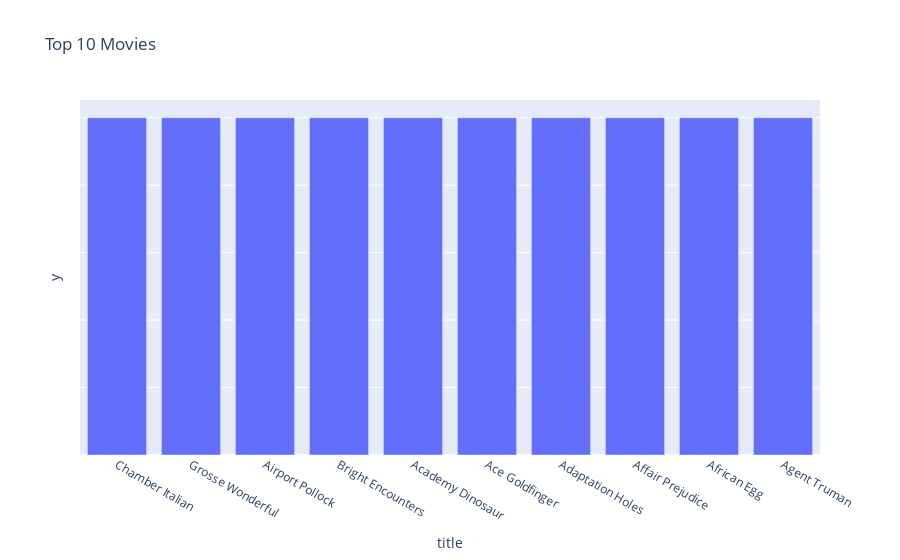

Write notebook code for a chart like this one.
### Code cell
df = res[1]
plotly_code = vn.generate_plotly_code(question=question,sql=res[0],df_metadata=f'df.dtypes = {df.dtypes}')
vn.get_plotly_figure(plotly_code=plotly_code,df=df,dark_mode=False)

### Figure 1 — Plotly figure (JSON) as saved in the notebook; plotly's stock layout.template omitted (floating-point values rounded to 4 significant figures)
{"data": [{"alignmentgroup": "True", "hovertemplate": "title=%{x}<br>y=%{y}<extra></extra>", "legendgroup": "", "marker": {"color": "#636efa", "pattern": {"shape": ""}}, "name": "", "offsetgroup": "", "orientation": "v", "showlegend": false, "textposition": "auto", "type": "bar", "x": ["Chamber Italian", "Grosse Wonderful", "Airport Pollock", "Bright Encounters", "Academy Dinosaur", "Ace Goldfinger", "Adaptation Holes", "Affair Prejudice", "African Egg", "Agent Truman"], "xaxis": "x", "y": [1, 1, 1, 1, 1, 1, 1, 1, 1, 1], "yaxis": "y"}], "layout": {"barmode": "relative", "legend": {"tracegroupgap": 0}, "title": {"text": "Top 10 Movies"}, "xaxis": {"anchor": "y", "domain": [0, 1], "title": {"text": "title"}}, "yaxis": {"anchor": "x", "domain": [0, 1], "showticklabels": false, "title": {"text": "y"}}}}
